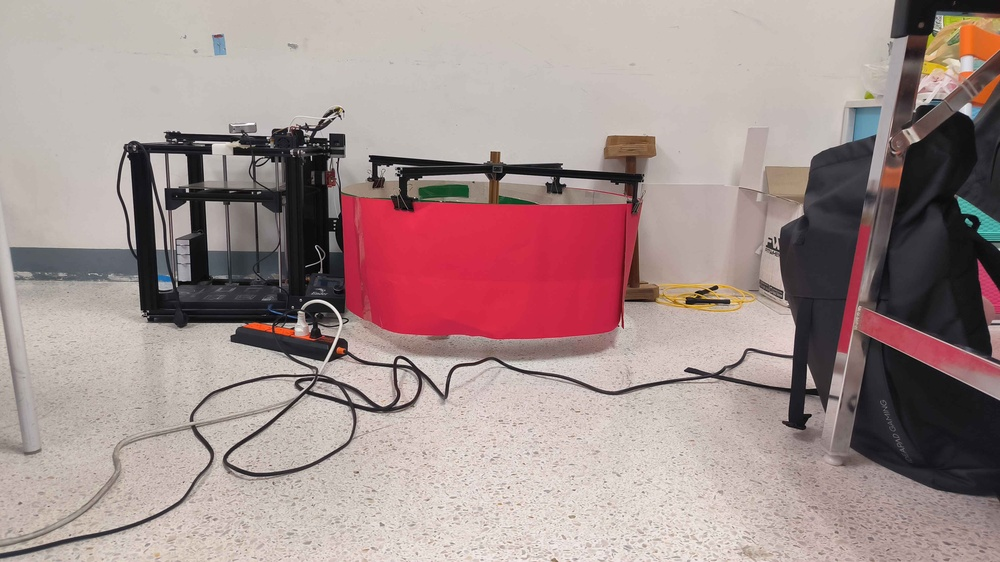
#> input picture Enemy/IMG_20250116_151101.jpg, 1000 x 562 px, shrunk from 3968 x 2232 before the run, given in place of the camera
$ python app.py
#> lines starting #> are read from the running program, lines starting #| are printed output that depends on the picture; after the words box and inside, x2 and y2 are one past the last pixel; in counts of white or black regions, pixels touching at a corner belong together
#> further down, frame is the input picture: shape (562, 1000, 3); mean B, G, R 141.6, 143.5, 163.9
import cv2
import numpy as np

def detect_robot_base(image):
    # Convert to HSV colorspace
    hsv = cv2.cvtColor(image, cv2.COLOR_BGR2HSV)
#> hsv: shape (562, 1000, 3); mean H, S, V 42.7, 39.5, 164.8

    # Stricter thresholds for red color (more saturated and brighter)
    red_lower1 = np.array([0, 150, 100])    # Higher saturation minimum
    red_upper1 = np.array([8, 255, 255])    # Narrower hue range
    red_lower2 = np.array([172, 150, 100])  # Higher saturation minimum
    red_upper2 = np.array([180, 255, 255])  # Narrower hue range

    # Create masks for red
    red_mask1 = cv2.inRange(hsv, red_lower1, red_upper1)
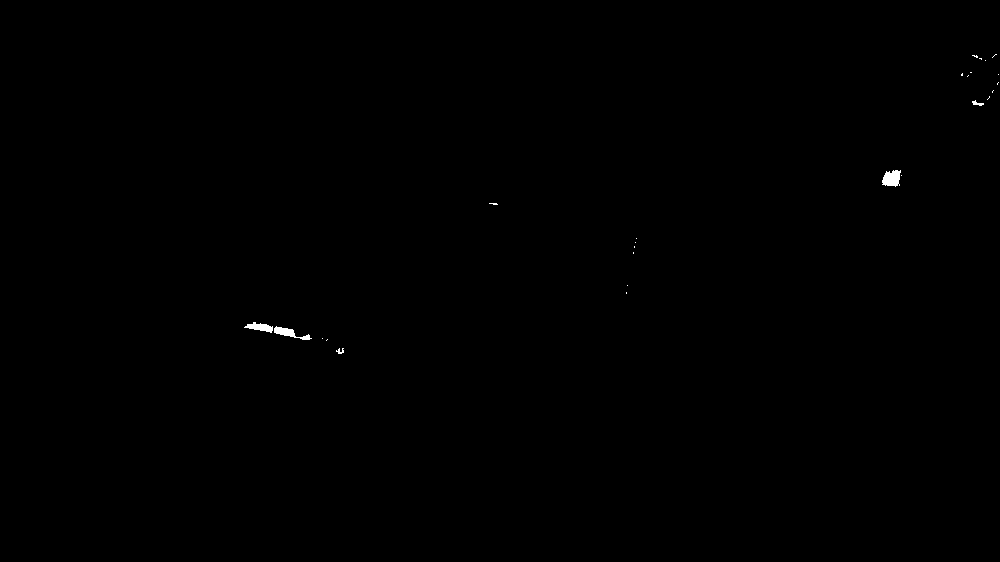
#> red_mask1: shape (562, 1000); 0.13% white; 26 white regions (21 under 20 px), largest, box (x1, y1, x2, y2) and area: (882, 170, 901, 187) 240, (274, 326, 312, 340) 200, (244, 322, 273, 333) 169, (972, 100, 984, 106) 35, (336, 348, 344, 354) 27
    red_mask2 = cv2.inRange(hsv, red_lower2, red_upper2)
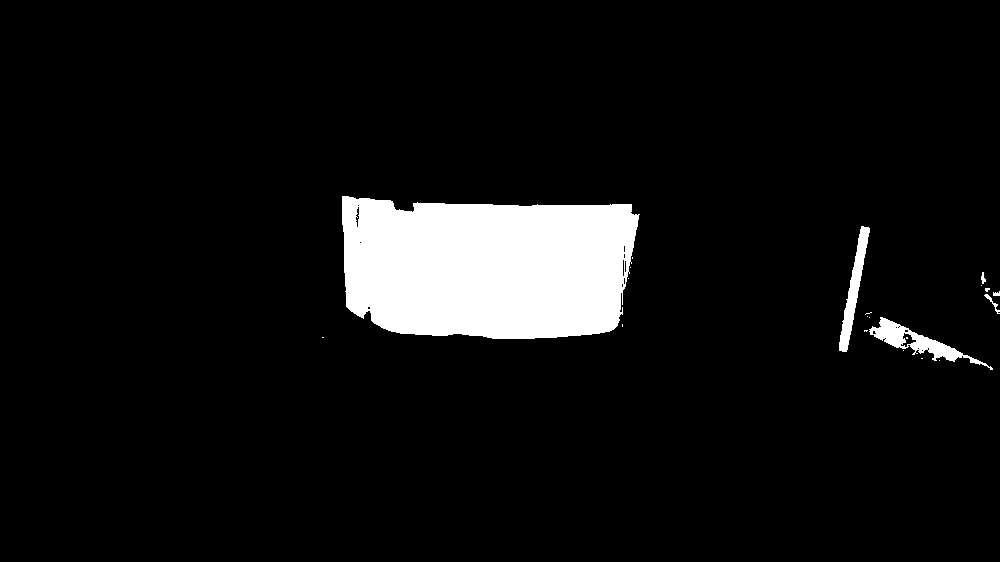
#> red_mask2: shape (562, 1000); 7% white; 21 white regions (15 under 20 px), largest, box (x1, y1, x2, y2) and area: (342, 196, 640, 339) 36652, (869, 317, 993, 370) 1529, (839, 226, 870, 352) 1225, (984, 294, 1000, 314) 65, (981, 272, 986, 284) 35, (993, 291, 1000, 296) 26
    red_mask = red_mask1 + red_mask2
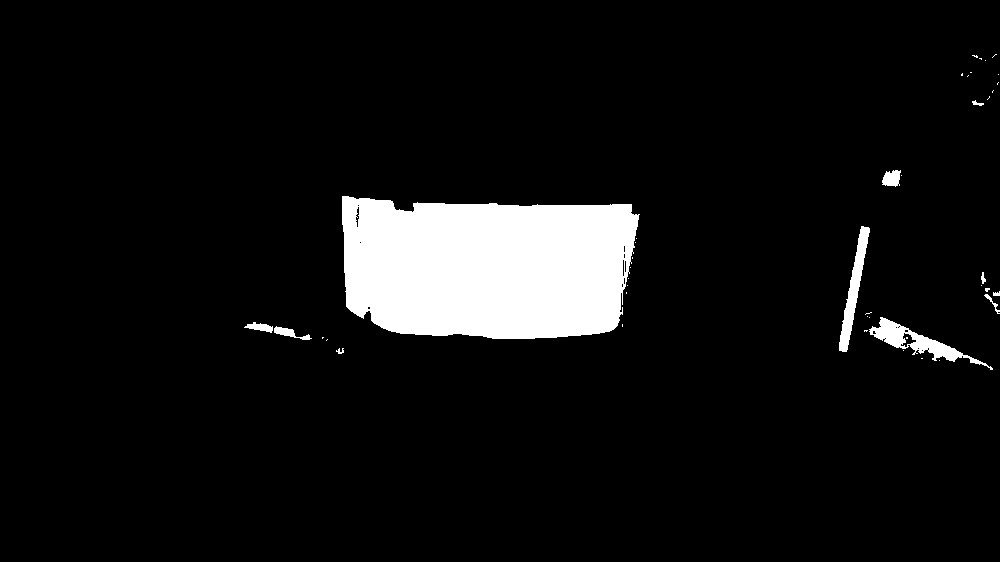
#> red_mask: shape (562, 1000); 7.2% white; 43 white regions (32 under 20 px), largest, box (x1, y1, x2, y2) and area: (342, 196, 640, 339) 36669, (869, 317, 993, 370) 1529, (839, 226, 870, 352) 1225

    # Apply morphological operations to remove noise and fill gaps
    kernel = np.ones((5,5), np.uint8)
    red_mask = cv2.morphologyEx(red_mask, cv2.MORPH_CLOSE, kernel)
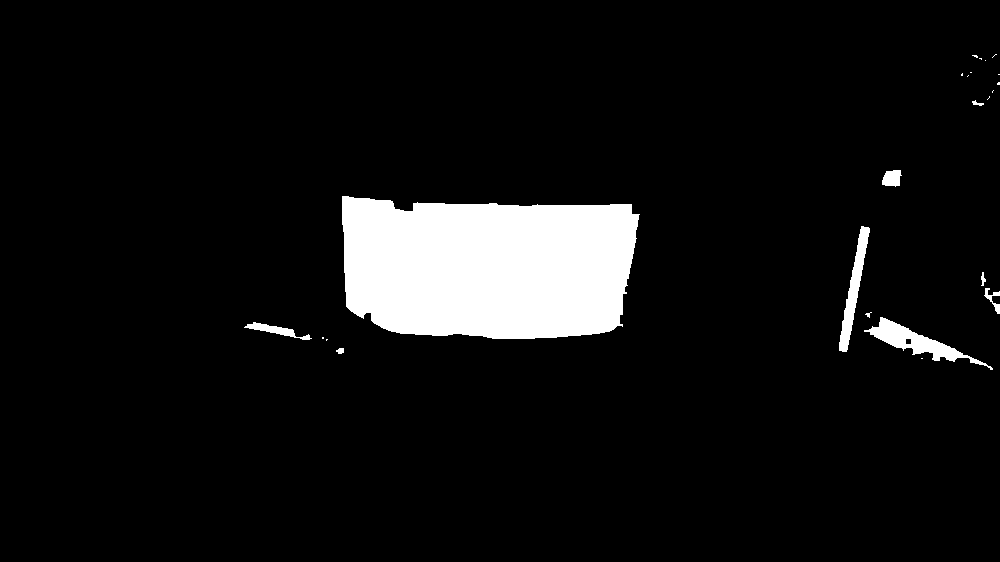
#> red_mask: shape (562, 1000); 7.3% white; 24 white regions (15 under 20 px), largest, box (x1, y1, x2, y2) and area: (342, 196, 640, 339) 36888, (864, 317, 993, 370) 1692, (839, 226, 870, 352) 1230
    red_mask = cv2.morphologyEx(red_mask, cv2.MORPH_OPEN, kernel)
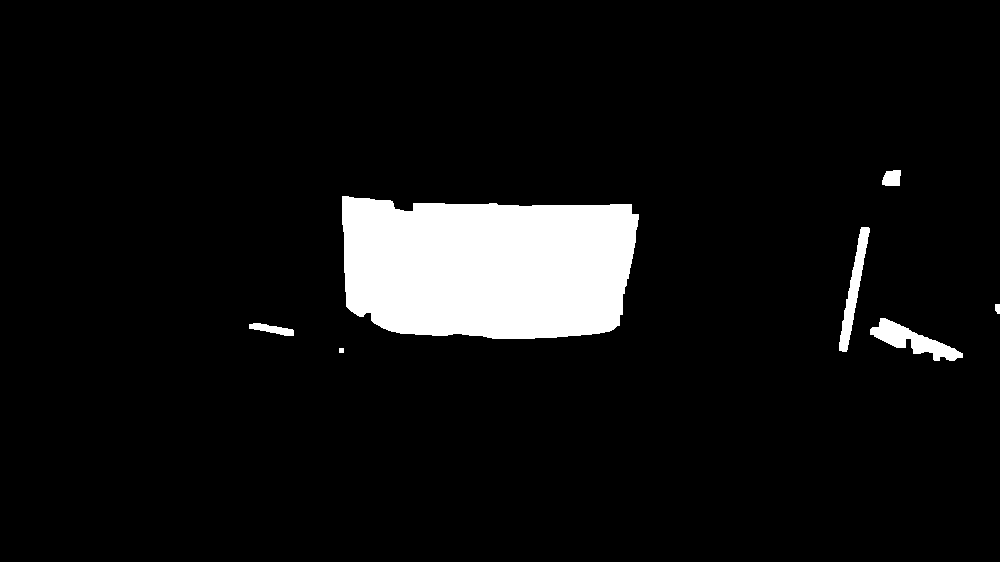
#> red_mask: shape (562, 1000); 7.2% white; 7 white regions

    # Find contours
    contours, _ = cv2.findContours(red_mask, cv2.RETR_EXTERNAL, cv2.CHAIN_APPROX_SIMPLE)
#> contours = 7 contours, 1 with area under 20; largest, box (x1, y1, x2, y2) and area: (342, 196, 639, 339) 36456, (870, 318, 963, 361) 1422, (839, 227, 870, 352) 1095, (249, 323, 294, 336) 264, (882, 170, 901, 186) 228, (995, 304, 1000, 314) 32

    # Find the largest circular contour
    best_contour = None
    largest_area = 0

    for contour in contours:
        area = cv2.contourArea(contour)
        perimeter = cv2.arcLength(contour, True)

        # Skip tiny contours
        if area < 1000:  # Minimal area threshold
            continue

        # Circularity check (perfect circle = 1)
        circularity = 4 * np.pi * area / (perimeter * perimeter)
        if circularity < 0.6:  # Not circular enough
            continue

        if area > largest_area:
            largest_area = area
            best_contour = contour
#> this loop made 7 passes
#> (area, perimeter, circularity, largest_area) on pass 6: (36455.5, 859, 0.621, 36455.5)
#> (area, perimeter) on passes 2, 4, 7: (263.5, 103.2), (32, 24.83), (228.5, 61.9)
#> after the loop, best_contour = contour of 152 points, box (x1, y1, x2, y2) (342, 196, 639, 339), area 36456; largest_area = 36455.5

    if best_contour is not None:
        # Get measurements for the best contour
        (x, y), radius = cv2.minEnclosingCircle(best_contour)
#> x = 487.5; y = 245.8; radius = 153.8
        diameter = int(radius * 2)
#> diameter = 307

        # Draw the contour and circle
        cv2.drawContours(image, [best_contour], -1, (0, 255, 0), 3)
        cv2.circle(image, (int(x), int(y)), int(radius), (255, 0, 0), 2)

        # Add text annotations
        cv2.putText(image, f"Diameter: {diameter}px", (10, 30),
                    cv2.FONT_HERSHEY_SIMPLEX, 0.7, (0, 255, 0), 2)
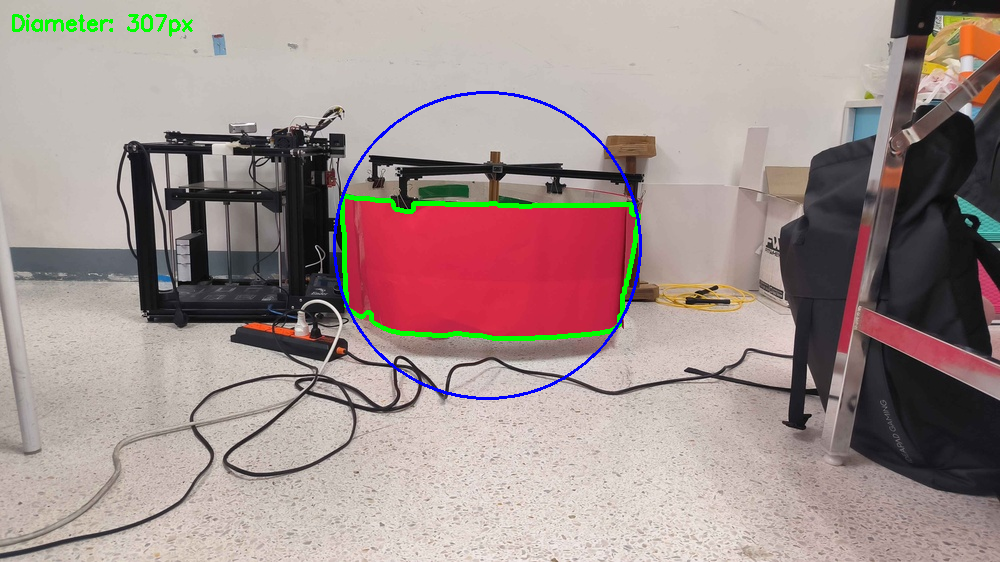
#> image: shape (562, 1000, 3); mean B, G, R 141.3, 144.3, 161.5

    return image

# Initialize webcam
cap = cv2.VideoCapture(0)
if not cap.isOpened():
    print("Cannot open camera")
    exit()

while True:
    ret, frame = cap.read()
    if not ret:
        print("Can't receive frame. Exiting...")
        break

    # Process frame
    result = detect_robot_base(frame)

    # Display result
    cv2.imshow("Robot Base Detection", result)

    if cv2.waitKey(1) == ord('q'):
#> (key q is pressed here)
        break

cap.release()
cv2.destroyAllWindows()

$ run again, on Enemy/1000026397_b553a381283baf0729ac5d6a13c40a11-13_01_2025, 13_05_46.jpg
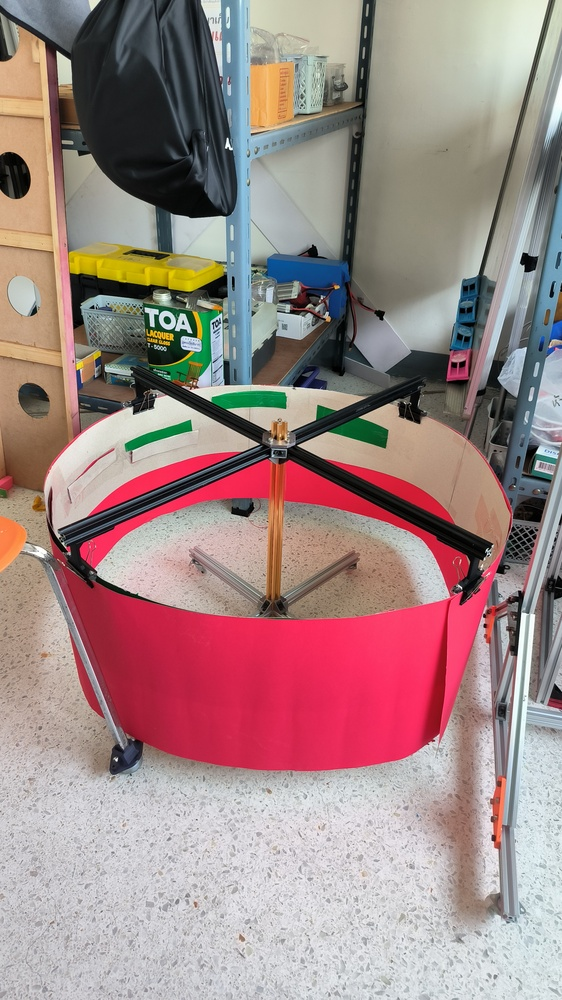
#> input picture Enemy/1000026397_b553a381283baf0729ac5d6a13c40a11-13_01_2025, 13_05_46.jpg, 562 x 1000 px, shrunk from 2232 x 3968 before the run, given in place of the camera
#> frame is the input picture: shape (1000, 562, 3); mean B, G, R 134.1, 135.4, 160.2
#> hsv: shape (1000, 562, 3); mean H, S, V 83.1, 64.9, 166.7
#> in detect_robot_base, `red_mask1 = cv2.inRange(hsv, red_lower1, red_upper1)`:
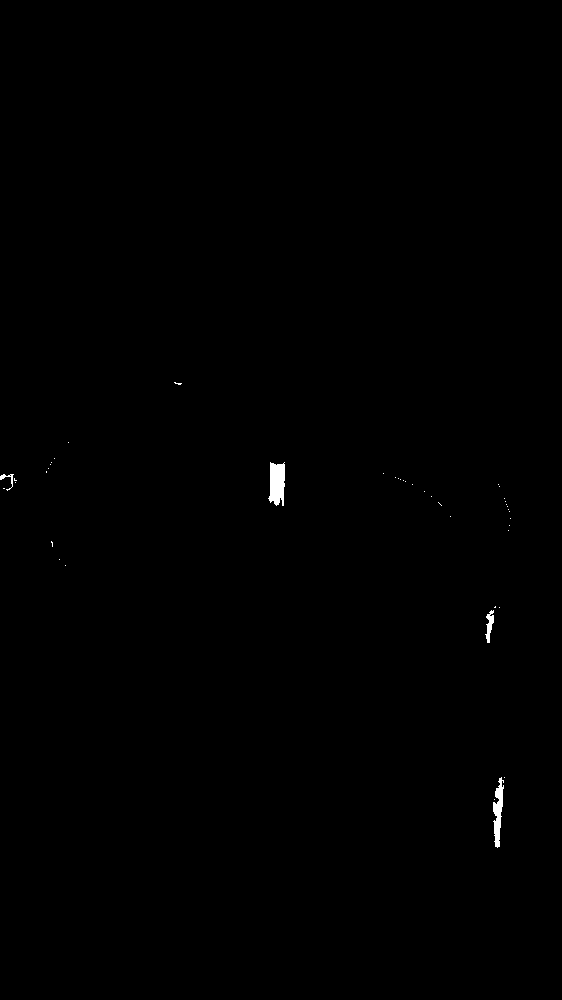
#> red_mask1: shape (1000, 562); 0.23% white; 43 white regions (39 under 20 px), largest, box (x1, y1, x2, y2) and area: (268, 462, 285, 506) 582, (493, 777, 504, 848) 430, (485, 610, 494, 643) 151, (0, 474, 14, 491) 64
#> red_mask2: shape (1000, 562); 12.1% white; 49 white regions (36 under 20 px), largest, box (x1, y1, x2, y2) and area: (60, 554, 501, 771) 55296, (284, 460, 469, 592) 4163, (79, 459, 270, 569) 3614
#> in detect_robot_base, `red_mask = cv2.morphologyEx(red_mask, cv2.MORPH_OPEN, kernel)`:
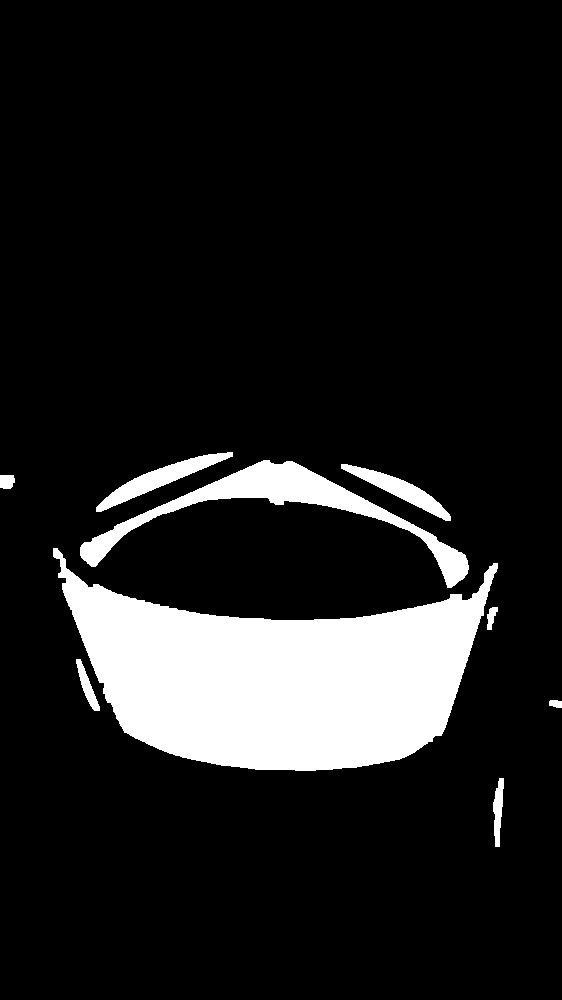
#> red_mask: shape (1000, 562); 12.3% white; 9 white regions
#> contours = 9 contours; largest, box (x1, y1, x2, y2) and area: (53, 548, 498, 771) 55110, (80, 460, 469, 588) 7960, (96, 452, 233, 512) 1897, (341, 464, 451, 521) 1503, (493, 778, 504, 847) 406
#> the loop in detect_robot_base, `for contour in contours:` made 9 passes
#> (area, perimeter) on passes 1, 2, 3, 4, 6: (405.5, 150.4), (70, 35.66), (377.5, 126.3), (123.5, 60.73), (163.5, 51.07)
#> after the loop in detect_robot_base, `for contour in contours:`: largest_area = 0
